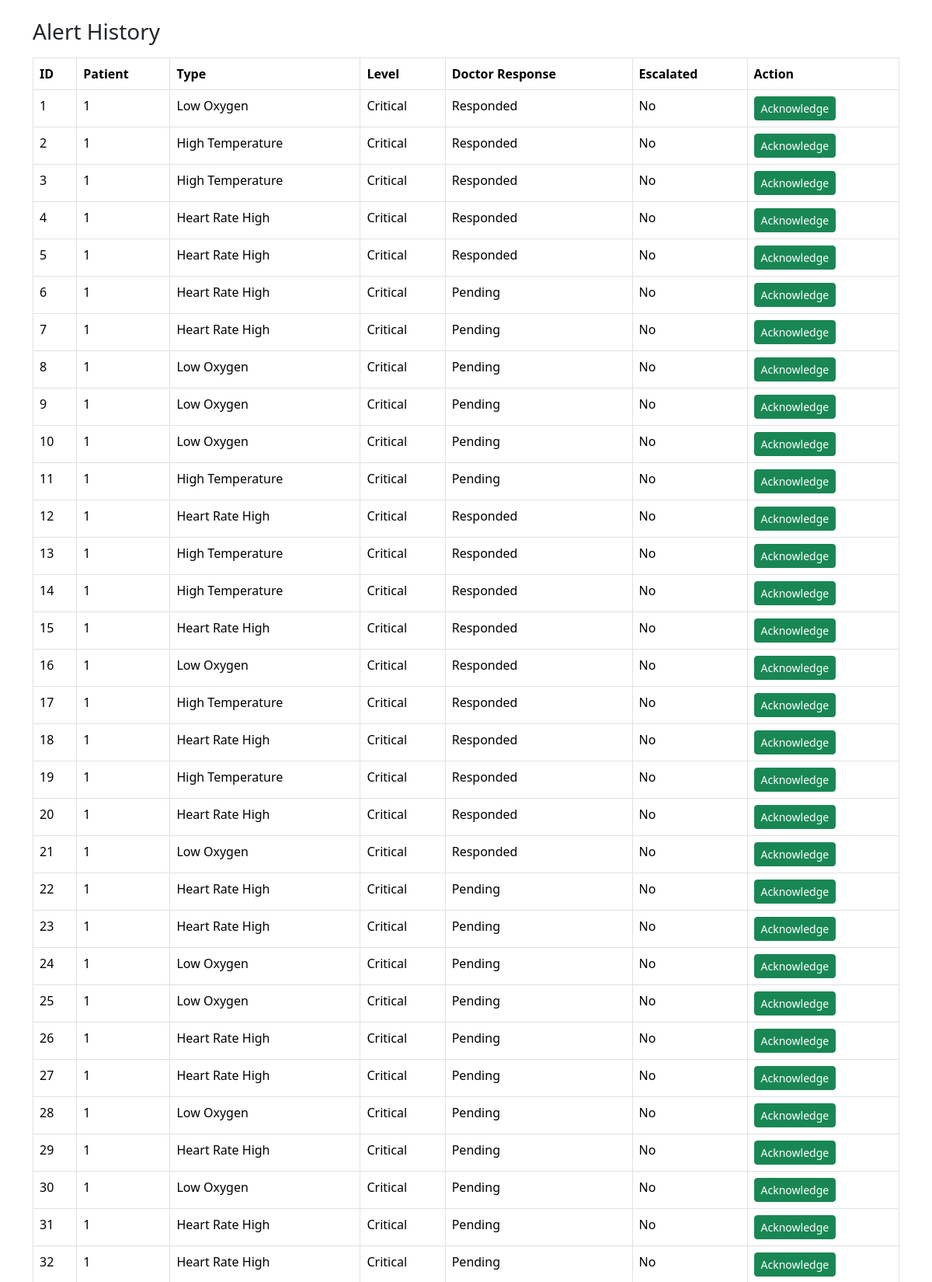
Screenshot of /alerts (signed in, upper part) with the database file from the repository.
### models.py (models this page shows)
class Alert(db.Model):
    id = db.Column(db.Integer, primary_key=True)
    patient_id = db.Column(db.Integer)
    alert_type = db.Column(db.String(50))
    alert_level = db.Column(db.String(50))
    doctor_response = db.Column(db.String(50), default="Pending")
    escalation_status = db.Column(db.String(50), default="No")
    timestamp = db.Column(db.DateTime)

### app.py (the view)
@app.route("/alerts")
def alerts():
    if "user" not in session:
        return redirect("/")
    alerts = Alert.query.all()
    return render_template("alerts.html", alerts=alerts)

### templates/alerts.html (shortened to what this page needs)
<!DOCTYPE html>
<html>
<head>
<link href="https://cdn.jsdelivr.net/npm/bootstrap@5.3.2/dist/css/bootstrap.min.css" rel="stylesheet">
</head>
<body>
<div class="container mt-4">
<h3>Alert History</h3>
<table class="table table-bordered mt-3">
<tr>
<th>ID</th>
<th>Patient</th>
<th>Type</th>
<th>Level</th>
<th>Doctor Response</th>
<th>Escalated</th>
<th>Action</th>
</tr>
{% for alert in alerts %}
<tr>
<td>{{alert.id}}</td>
<td>{{alert.patient_id}}</td>
<td>{{alert.alert_type}}</td>
<td>{{alert.alert_level}}</td>
<td>{{alert.doctor_response}}</td>
<td>{{alert.escalation_status}}</td>
<td>
<a href="/resolve_alert/{{alert.id}}" class="btn btn-sm btn-success">
Acknowledge
</a>
</td>
</tr>
{% endfor %}
</table>
</div>
</body>
</html>

### rows the page displays
Alert: id "1", patient_id "1", alert_type "Low Oxygen", alert_level "Critical", doctor_response "Responded", escalation_status "No"
Alert: id "2", patient_id "1", alert_type "High Temperature", alert_level "Critical", doctor_response "Responded", escalation_status "No"
Alert: id "3", patient_id "1", alert_type "High Temperature", alert_level "Critical", doctor_response "Responded", escalation_status "No"
Alert: id "4", patient_id "1", alert_type "Heart Rate High", alert_level "Critical", doctor_response "Responded", escalation_status "No"
Alert: id "5", patient_id "1", alert_type "Heart Rate High", alert_level "Critical", doctor_response "Responded", escalation_status "No"
Alert: id "6", patient_id "1", alert_type "Heart Rate High", alert_level "Critical", doctor_response "Pending", escalation_status "No"
Alert: id "7", patient_id "1", alert_type "Heart Rate High", alert_level "Critical", doctor_response "Pending", escalation_status "No"
Alert: id "8", patient_id "1", alert_type "Low Oxygen", alert_level "Critical", doctor_response "Pending", escalation_status "No"
Alert: id "9", patient_id "1", alert_type "Low Oxygen", alert_level "Critical", doctor_response "Pending", escalation_status "No"
Alert: id "10", patient_id "1", alert_type "Low Oxygen", alert_level "Critical", doctor_response "Pending", escalation_status "No"
Alert: id "11", patient_id "1", alert_type "High Temperature", alert_level "Critical", doctor_response "Pending", escalation_status "No"
Alert: id "12", patient_id "1", alert_type "Heart Rate High", alert_level "Critical", doctor_response "Responded", escalation_status "No"
Alert: id "13", patient_id "1", alert_type "High Temperature", alert_level "Critical", doctor_response "Responded", escalation_status "No"
Alert: id "14", patient_id "1", alert_type "High Temperature", alert_level "Critical", doctor_response "Responded", escalation_status "No"
Alert: id "15", patient_id "1", alert_type "Heart Rate High", alert_level "Critical", doctor_response "Responded", escalation_status "No"
Alert: id "16", patient_id "1", alert_type "Low Oxygen", alert_level "Critical", doctor_response "Responded", escalation_status "No"
Alert: id "17", patient_id "1", alert_type "High Temperature", alert_level "Critical", doctor_response "Responded", escalation_status "No"
Alert: id "18", patient_id "1", alert_type "Heart Rate High", alert_level "Critical", doctor_response "Responded", escalation_status "No"
Alert: id "19", patient_id "1", alert_type "High Temperature", alert_level "Critical", doctor_response "Responded", escalation_status "No"
Alert: id "20", patient_id "1", alert_type "Heart Rate High", alert_level "Critical", doctor_response "Responded", escalation_status "No"
Alert: id "21", patient_id "1", alert_type "Low Oxygen", alert_level "Critical", doctor_response "Responded", escalation_status "No"
Alert: id "22", patient_id "1", alert_type "Heart Rate High", alert_level "Critical", doctor_response "Pending", escalation_status "No"
Alert: id "23", patient_id "1", alert_type "Heart Rate High", alert_level "Critical", doctor_response "Pending", escalation_status "No"
Alert: id "24", patient_id "1", alert_type "Low Oxygen", alert_level "Critical", doctor_response "Pending", escalation_status "No"
Alert: id "25", patient_id "1", alert_type "Low Oxygen", alert_level "Critical", doctor_response "Pending", escalation_status "No"
Alert: id "26", patient_id "1", alert_type "Heart Rate High", alert_level "Critical", doctor_response "Pending", escalation_status "No"
Alert: id "27", patient_id "1", alert_type "Heart Rate High", alert_level "Critical", doctor_response "Pending", escalation_status "No"
Alert: id "28", patient_id "1", alert_type "Low Oxygen", alert_level "Critical", doctor_response "Pending", escalation_status "No"
Alert: id "29", patient_id "1", alert_type "Heart Rate High", alert_level "Critical", doctor_response "Pending", escalation_status "No"
Alert: id "30", patient_id "1", alert_type "Low Oxygen", alert_level "Critical", doctor_response "Pending", escalation_status "No"
Alert: id "31", patient_id "1", alert_type "Heart Rate High", alert_level "Critical", doctor_response "Pending", escalation_status "No"
Alert: id "32", patient_id "1", alert_type "Heart Rate High", alert_level "Critical", doctor_response "Pending", escalation_status "No"
